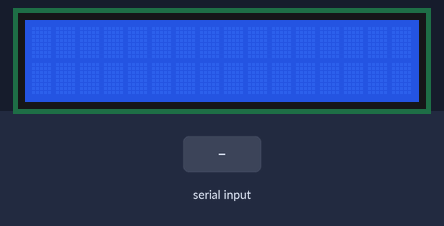
The sketch below on a simulated Arduino Uno, built with avr-gcc and run on an emulated ATmega328P. Shown: 16×2 character LCD. Inputs (shaded band) come from the test bench.

Above: at 1.2 s.
1.3 s: "1" received over Serial
At 2.5 s:
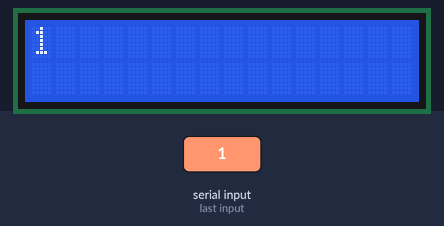
2.9 s: "0" received over Serial
At 3.7 s:
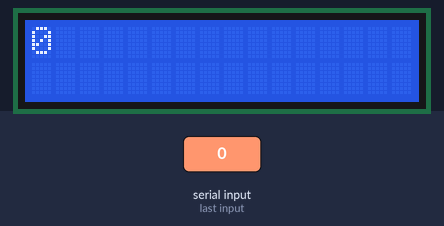
4.5 s: "2" received over Serial
At 4.9 s:
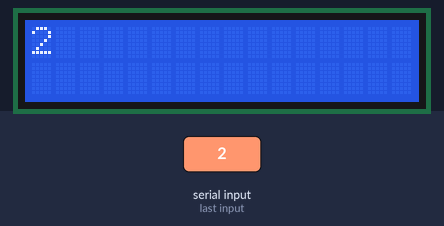
Timing chart, 0 to 7.5 s (numbered marks = the images above; inputs shaded):
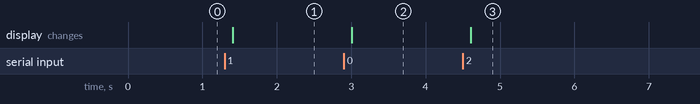

The sketch:

_2_SERIAL.ino
```cpp
#include <Wire.h>
#include <LiquidCrystal_I2C.h>


LiquidCrystal_I2C lcd(0x27, 2, 1, 0, 4, 5, 6, 7, 3, POSITIVE);  // Set the LCD I2C address


void setup()
{
  // set up the LCD's number of columns and rows:
  lcd.begin(16, 2);
// initialize the serial communications:
  Serial.begin(9600);

}

void loop() {

// when characters arrive over the serial port...
  if (Serial.available()) {
    // wait a bit for the entire message to arrive
    delay(100);
    // clear the screen
    lcd.clear();
    // read all the available characters
    while (Serial.available() > 0) {
      // display each character to the LCD
      lcd.write(Serial.read());
    }
  }
}
```

Measured:
- after the input at 1.3 s, the display: changes after 0.10 s (image 1)
- after the input at 2.9 s, the display: changes after 0.10 s (image 2)
- after the input at 4.5 s, the display: changes after 0.10 s (image 3)
